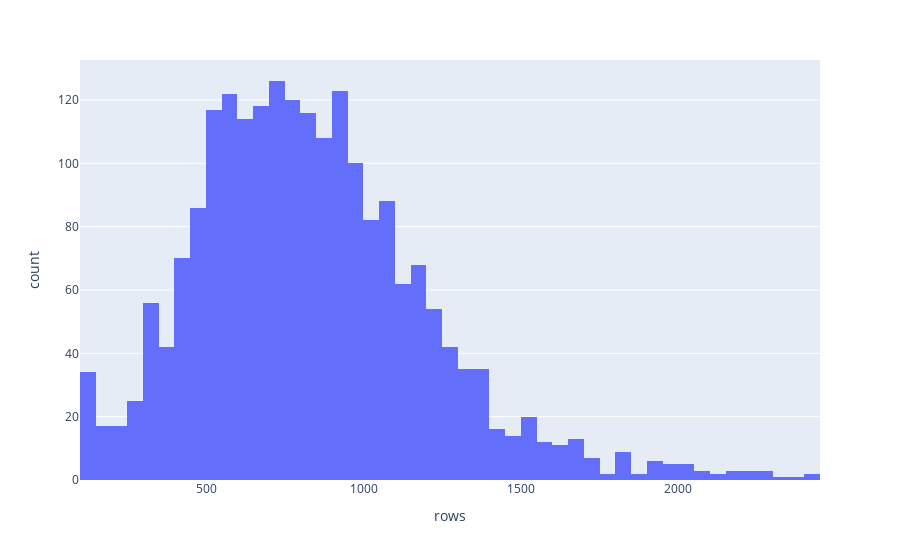

Here is the notebook cell this chart was saved with:
### Code cell
print('Rows per Match Histogram:')
px.histogram(snapshots1, x='rows')

### Figure 1 — Plotly figure (JSON) as saved in the notebook; plotly's stock layout.template omitted (floating-point values rounded to 4 significant figures; data arrays with more than 128 entries replaced by an {"elided": "..."} marker saying what was removed)
{"data": [{"alignmentgroup": "True", "bingroup": "x", "hoverlabel": {"namelength": 0}, "hovertemplate": "rows=%{x}<br>count=%{y}", "legendgroup": "", "marker": {"color": "#636efa"}, "name": "", "offsetgroup": "", "orientation": "v", "showlegend": false, "type": "histogram", "x": {"elided": "2117 int values"}, "xaxis": "x", "yaxis": "y"}], "layout": {"barmode": "relative", "legend": {"tracegroupgap": 0}, "margin": {"t": 60}, "xaxis": {"anchor": "y", "domain": [0, 1], "title": {"text": "rows"}}, "yaxis": {"anchor": "x", "domain": [0, 1], "title": {"text": "count"}}}}
